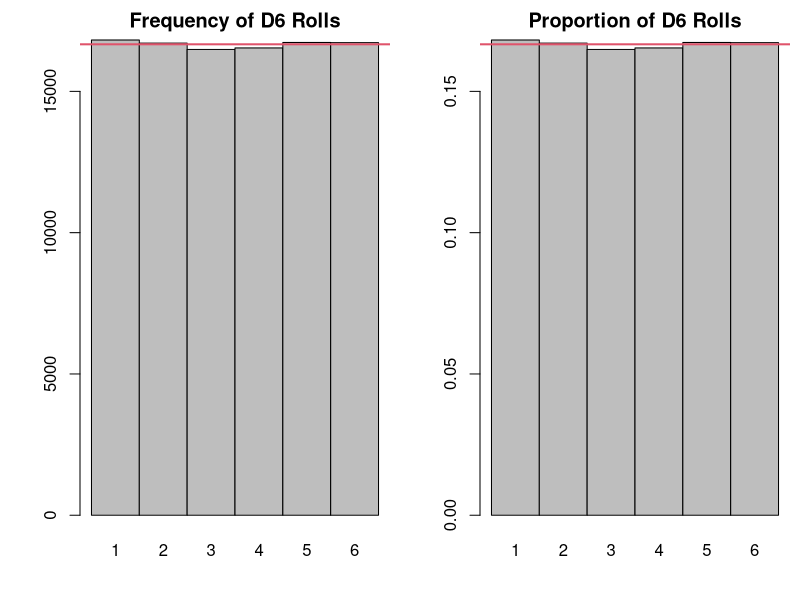
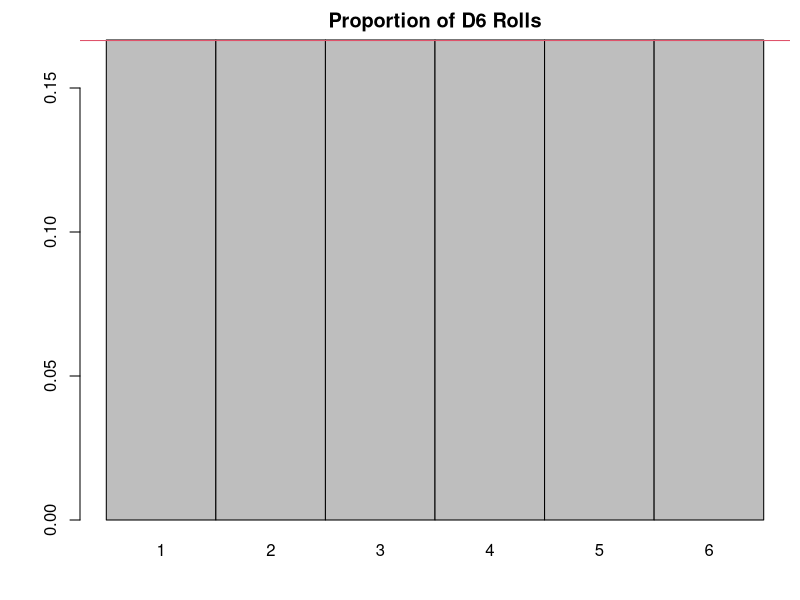
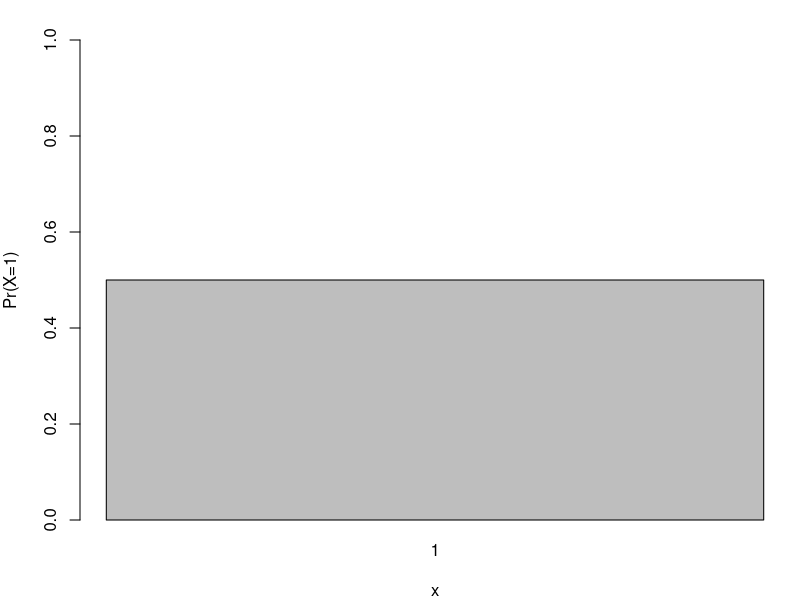
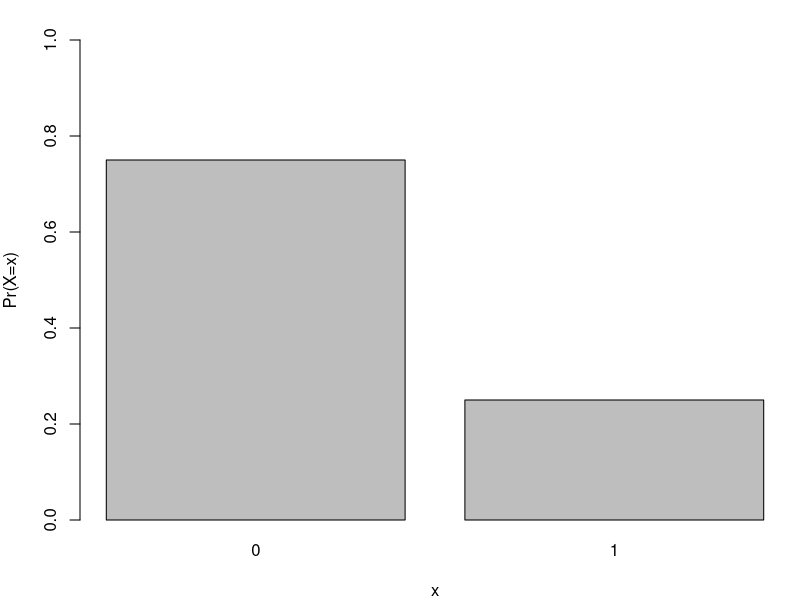
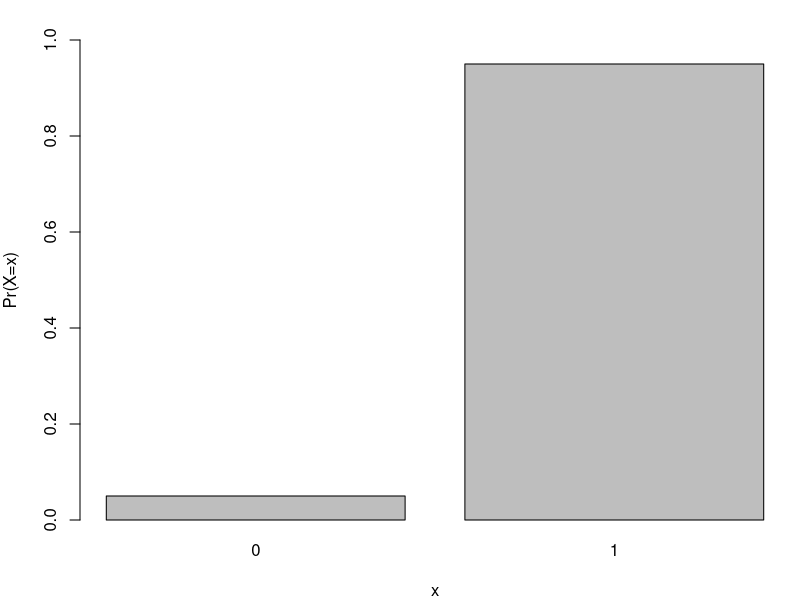
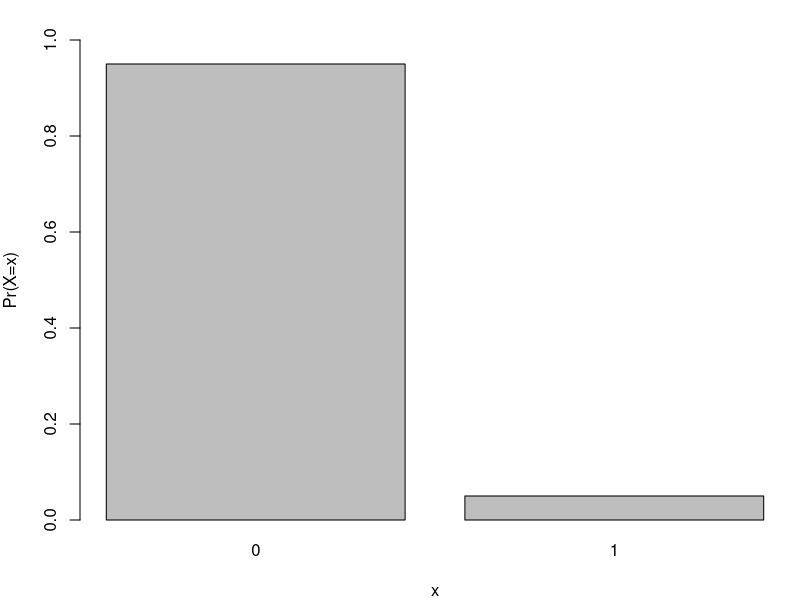
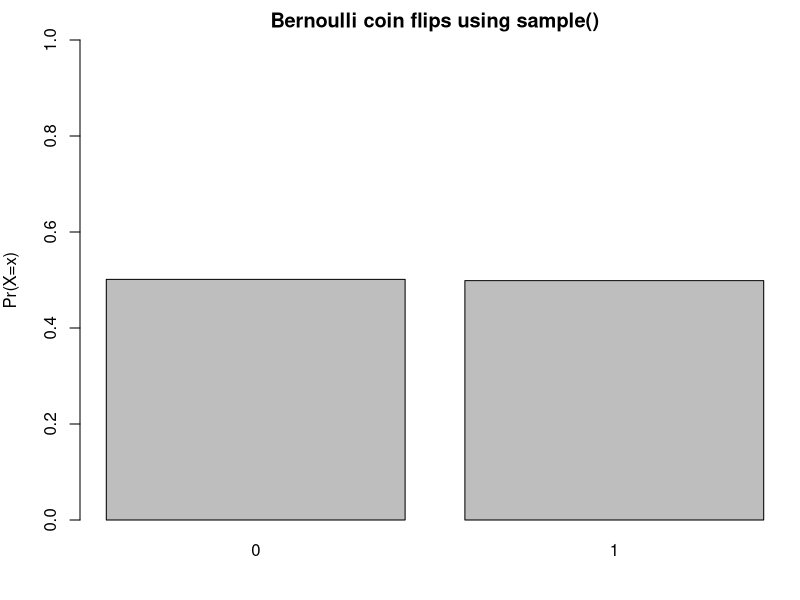
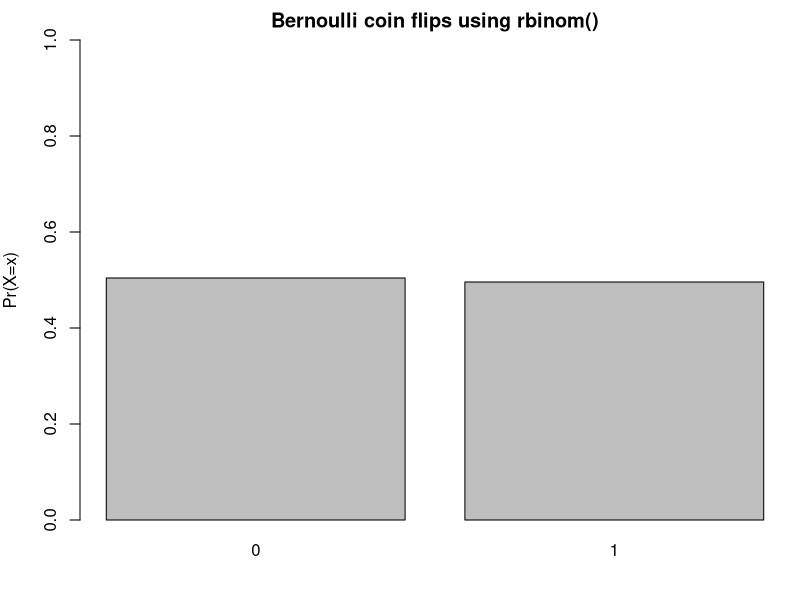

Here is the R script that generated these plots, in order:
## R_Demo_Simulation_Learning_Probability_Discrete_Distributions.R
##########################################################################
## INSTRUCTOR: Christopher Fariss
## COURSE NAME: Programming and Simulation Methods for Computational Social Science (1T, 2W)
## University of Essex Summer School 2025
##
## Date: 2025-07-09
##
## Please e-mail me if you find any errors or have and suggestions
## e-mail: cjf0006@gmail.com
## e-mail: cjfariss@umich.edu
##########################################################################
## Introduction to tutorial:
##
## For this R tutorial, we will learn about:
##
## (1) Discrete probability distributions for discrete events (e.g., a coin flip; rolling a 6-sided dice).
## (2) Continuous probability distributions (e.g., SAT, GRE or LSAT scores; human weight at birth; distance from the center of the board for the beanbag toss or cornhole game)
##
## Note: This lesson contains information you will use in a program challenge this week: select one continuous and/or one discrete probability distribution from below (not including Uniform, Normal, Bernoulli, or Binomial) and describe it in detail with ## comments and R code. See the examples for Uniform, Normal, Bernoulli, or Binomial distributions below. If you select 2 distributions, make sure one is continuous and the other is discrete.
##
##########################################################################

## first we will construct a density function using the now familiar sample() function

## probability mass or probability density: this is just how much probability does each event/outcome have and it all needs to sum to 1 to be a probability measure (see the less from last week)

## What is density? Density is the relative probability of sampling an event at a specific point along the range of possible values defined by the function.

## let's see density in action by simulating the roll of a D6 in R using the sample() function
library(MASS)

## total number of rolls
## try changing this value from 100 to 1000 to 10000 to 100000
sim_n <- 100000
sim_n

values <- sample(c(1,2,3,4,5,6), size=sim_n, replace=T)
table(values)
table(values)/sim_n

par(mfrow=c(1,2), mar=c(4,4,2,.5)) ## as always we can check the help file for the par() function ?par
barplot(table(values), names.arg=c(1,2,3,4,5,6), space=0, main="Frequency of D6 Rolls")
abline(h=sim_n/6, col=2, lwd=2)
barplot(table(values)/sim_n, names.arg=c(1,2,3,4,5,6), space=0, main="Proportion of D6 Rolls")
abline(h=1/6, col=2, lwd=2)

## what is the probability of getting 1 of the numbers on our fair D6?
## this is a probability density function for our D6 roll.
par(mfrow=c(1,1), mar=c(4,4,2,.5))
#par(mfrow=c(1,1), mar=c(6,6,4,4))
barplot(rep(1/6, 6), names.arg=c(1,2,3,4,5,6), space=0, main="Proportion of D6 Rolls", ylim=c(0,1/6))
abline(h=1/6, col=2, lwd=2)

##########################################################################
##
## Bernoulli distribution
##
## The Bernoulli distribution is a special case of the Binomial distribution
##
## The sample space S for the Bernoulli distribution, is defined to take one element.
## There are two probabilities estimated by the distribution p and 1-p.
## The probability distribution for p is in reference to when the variable y=1 and 1-p is in reference to when y=0.
##
## discrete range of the observed binary variable: [0,1]
## distribution function: p^y * (1-p)^(1-y)
## parameters: p is a continuous, real value parameter that ranges from 0 to 1,
## it is interpreted as the probability of success of a single trial (success is when y=1)
##
## R function names (all with size argument set to 1):
## dbinom
## pbinom
## qbinom
## rbinom
##
## parameters:
## formula for the mean: p
## formula for the variance: p*(1-p)
##
## let's define our own Bernoulli function
## the argument p can take real (continuous) values between 0 and 1
## the argument y can take discrete values of 0 or 1
Bernoulli_function <- function(p,y){
    p^y * (1-p)^(1-y)
}

## call our user defined function
Bernoulli_function(p=.5, y=1)
Bernoulli_function(p=.5, y=0)
Bernoulli_function(p=.25, y=1)
Bernoulli_function(p=.25, y=0)

## use R's base function for a Bernoulli distribution
dbinom(1,size=1,.5)
dbinom(0,size=1,.5)
dbinom(1,size=1,.25)
dbinom(0,size=1,.25)

dbinom(2,size=1,.25)

## graph the probability distribution
barplot(dbinom(x=1, size=1, prob=0.5), names.arg=c(1), ylim=c(0,1), ylab="Pr(X=1)", xlab="x")

## generate a vector with a 0 and 1
values <- dbinom(x=c(0,1), size=1, prob=0.25)
values

barplot(values, names.arg=c(0,1), ylim=c(0,1), ylab="Pr(X=x)", xlab="x")

values <- dbinom(x=c(0,1), size=1, prob=0.95)
barplot(values, names.arg=c(0,1), ylim=c(0,1), ylab="Pr(X=x)", xlab="x")

values <- dbinom(x=c(0,1), size=1, prob=0.05)
barplot(values, names.arg=c(0,1), ylim=c(0,1), ylab="Pr(X=x)", xlab="x")


## we can simulate the Bernoulli process with the sample() function or the rbinom() function

## simulate a Bernoulli trial with two coin flips using the sample() function
sim_n <- 10000
coin_flip_trial <- sample(c(0,1),size=sim_n, replace=TRUE, prob=c(.5,.5))
table(coin_flip_trial)/sim_n

## graph the simulation from above
barplot(table(coin_flip_trial)/sim_n, names.arg=c(0,1), ylim=c(0,1), ylab="Pr(X=x)", main="Bernoulli coin flips using sample()")

## simulate a Bernoulli trial with two coin flips using the rbinom() function
sim_n <- 10000
coin_flip_trial <- rbinom(sim_n, size=1, prob=.5)
table(coin_flip_trial)/sim_n

## graph the simulation from above
barplot(table(coin_flip_trial)/sim_n, names.arg=c(0,1), ylim=c(0,1), ylab="Pr(X=x)", main="Bernoulli coin flips using rbinom()")


##########################################################################
##
## Binomial distribution
##
## The sample space S for the Binomial distribution, is defined to take one element. There are two probabilities estimated by the distribution p and 1-p. The probability distribution for p is in reference to when the variable y=1 and 1-p is in reference to when y=0.
##
## discrete range of the observed binary variable: [0,N]
## distribution function: choose(N, y) * p^y * (1-p)^(N-y)
## parameters: p is a continuous, real value parameter that ranges from 0 to 1, it is interpreted as the probability of success of a single trial (success is when y=1). when N > 1, it is interpreted as the probability of success for each individual N trial
##
## choose(N, y) is the binomial coefficient and is defined as N!/(y!(N − y)!).
## This turns into a very large number as N increases.
## It is used to normalize (bound the probability for a binomial outcome) to range from 0 to 1.
## It is also called the normalization coefficient.
##
## R function names (all with size argument set to N):
## dbinom
## pbinom
## qbinom
## rbinom
##
## parameters:
## formula for the mean: N*p
## formula for the variance: N*p*(1-p)
##
## let's define our own Bernoulli function
## the argument p can take values between 0 and 1
## the argument y can take discrete values of 0 or 1
Binomial_function <- function(p,y,N){
    (factorial(N)/(factorial(y) * factorial(N-y) )) * p^y * (1-p)^(N-y)
}

## quick reminder on factorials
## factorials are just the product of all the integer values in a sequence starting from the largest number in the sequence down to 1
factorial(3) # 3! written out in math but this won't work in R
prod(3:1)
prod(seq(from=3,to=1,by=-1))
3*2*1

factorial(4)
prod(4:1)
prod(seq(4,1))
4*3*2*1

## careful with this rule though
factorial(0)
prod(0)

## call our user defined function
Binomial_function(p=.5, y=2, N=2)
Binomial_function(p=.5, y=1, N=2)
Binomial_function(p=.5, y=0, N=2)
Binomial_function(p=.25, y=2, N=2)
Binomial_function(p=.25, y=1, N=2)
Binomial_function(p=.25, y=0, N=2)

Binomial_function(p=.25, y=2, N=2) + Binomial_function(p=.25, y=1, N=2) + Binomial_function(p=.25, y=0, N=2)

## use R's base function for a Binomial distribution
dbinom(2,size=2,.5)
dbinom(1,size=2,.5)
dbinom(0,size=2,.5)
dbinom(2,size=2,.25)
dbinom(1,size=2,.25)
dbinom(0,size=2,.25)

## write out binomial function using the choose() function instead of factorial
Binomial_function_2 <- function(p,y,N){
    choose(N,y) * p^y * (1-p)^(N-y)
}
Binomial_function_2(p=.5, y=2, N=2)
Binomial_function(p=.5, y=2, N=2)
dbinom(2,size=2,.5)


## simulate a binomial trial with two coin flips
sim_n <- 10000
coin_flip_trial1 <- sample(c(0,1),size=sim_n, replace=TRUE)
coin_flip_trial2 <- sample(c(0,1),size=sim_n, replace=TRUE)
table(coin_flip_trial1)/sim_n
table(coin_flip_trial2)/sim_n

table(coin_flip_trial1 + coin_flip_trial2)/sim_n

## graph the simulation from above
barplot(table(coin_flip_trial1 + coin_flip_trial2)/sim_n, names.arg=c(0,1,2), ylim=c(0,1), ylab="Pr(X=x)", main="Binomial trial (2 coin flips) using sample()")

## simulate a Bernoulli trial with two coin flips using the rbinom() function
sim_n <- 10000
coin_flip_trial <- rbinom(sim_n, size=2, prob=.5)
table(coin_flip_trial)/sim_n

## graph the simulation from above
barplot(table(coin_flip_trial)/sim_n, names.arg=c(0,1,2), ylim=c(0,1), ylab="Pr(X=x)", main="Binomial trial (2 coin flips) using rbinom()")


## graph the density or mass of the binomial trial with two coin flips
values <- dbinom(x=c(0,1,2), size=2, prob=0.5)
values
par(mfrow=c(1,1))
barplot(values, names.arg=c(0,1,2), ylim=c(0,1), ylab="Pr(X=x)")

## graph the density or mass of the binomial trial with two coin flips but with a different probability
values <- dbinom(x=c(0,1,2), size=2, prob=1/3)
values
barplot(values, names.arg=c(0,1,2), ylim=c(0,1), ylab="Pr(X=x)")

## graph the density or mass of the binomial trial with six coin flips
values <- dbinom(x=c(0,1,2,3,4,5,6), size=6, prob=1/2)
values
sum(values)
barplot(values, names.arg=c(0:6), ylim=c(0,1), ylab="Pr(X=x)")

## graph the density or mass of the binomial trial with five coin flips
values <- dbinom(x=c(0,1,2,3,4,5), size=5, prob=1/2)
values
barplot(values, names.arg=c(0:5), ylim=c(0,1), ylab="Pr(X=x)")


## graph the density or mass of the binomial trial with ten coin flips
values <- dbinom(x=0:10, size=10, prob=.5)
values
barplot(values, names.arg=c(0:10), ylim=c(0,1), ylab="Pr(X=x)")


## graph the density or mass of the binomial trial with ten coin flips but with a higher probability of getting "heads"
values <- dbinom(x=0:10, size=10, prob=.9)
values
barplot(values, names.arg=c(0:10), ylim=c(0,1), ylab="Pr(X=x)")


## here is where the program challenge questions start

##########################################################################
## Additional probability distributions for discrete variables (integers that are usually strictly positive)
##########################################################################
##
##########################################################################
## Poisson distribution
##
## R function names:
## dpois
## ppois
## qpois
## rpois
##
##########################################################################
## geometric distribution
##
## R function names:
## dgeom
## pgeom
## qgeom
## rgeom
##
##########################################################################
## negative binomial distribution
##
## R function names:
## dnbinom
## pnbinom
## qnbinom
## rnbinom
##
##########################################################################
## hypergeometric distribution
##
## R function names:
## dhyper
## phyper
## qhyper
## rhyper
##
##########################################################################
## multinomial distribution
##
## R function names:
## rmultinom
## dmultinom
##
